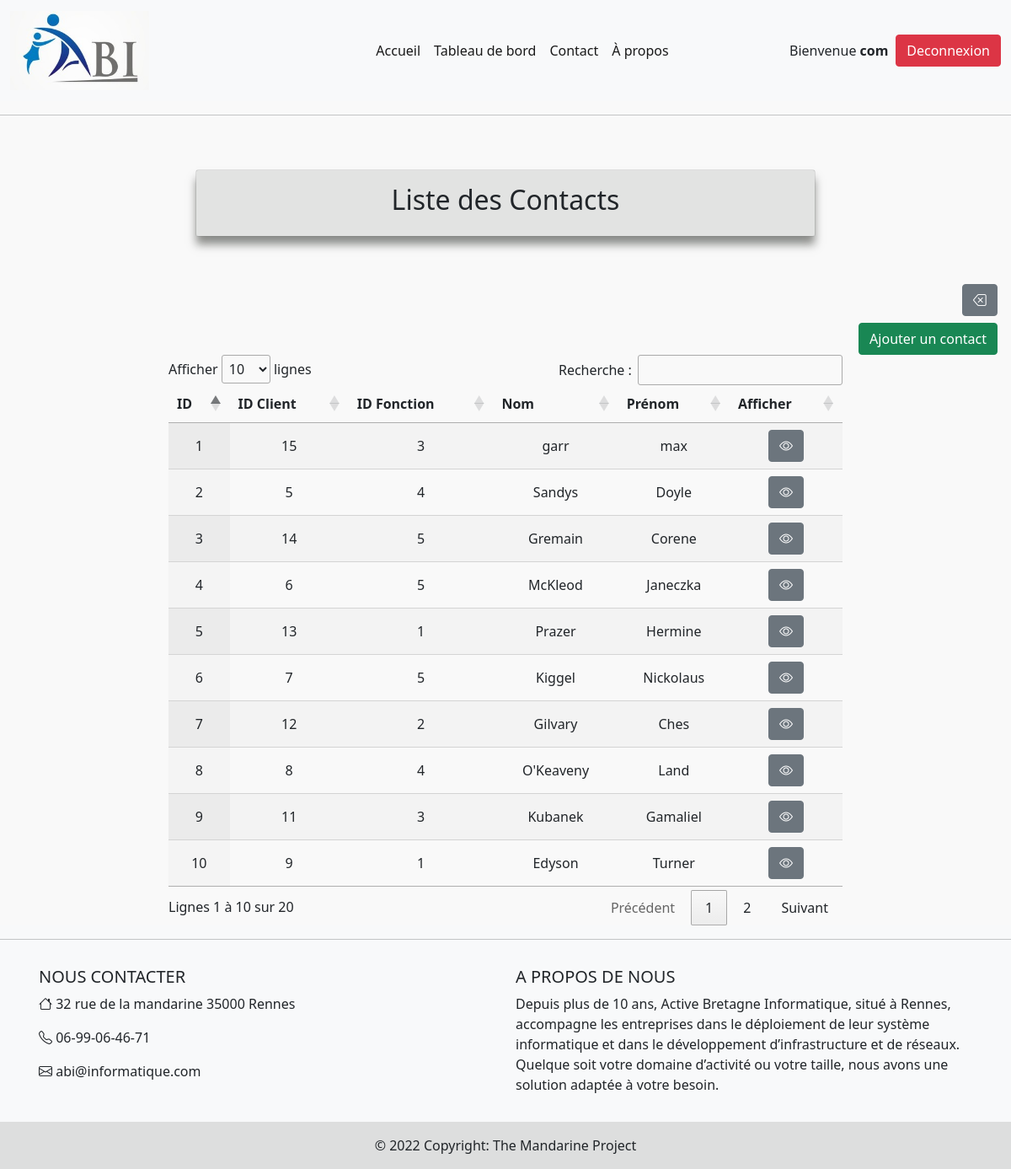
The app's page /contacts (signed in) with its own data.
### tables this page shows
CREATE TABLE IF NOT EXISTS `contacts` (
  `id_contact` int(11) NOT NULL AUTO_INCREMENT,
  `id_client` int(11) NOT NULL,
  `id_fonc` int(11) NOT NULL,
  `nom_contact` char(32) NOT NULL,
  `prenom_contact` char(32) NOT NULL,
  `tel_contact` char(15) NOT NULL,
  `email_contact` char(50) DEFAULT NULL,
  `photo` char(255) DEFAULT NULL,
  `duree` int(11) DEFAULT NULL,
  PRIMARY KEY (`id_contact`),
  KEY `FK_ASSOCIATION_5` (`id_fonc`),
  KEY `FK_TRAVAILLERPOUR` (`id_client`)
);

### src/controller/UserController.php (called while the page is built, shortened)
<?php
class UserController extends Controller
{
    public function contacts()
    {
        $contacts = (new Contacts())->getAllContacts();
        $this->renderView('user/gestion_commerciale/contacts', [
            'contacts' => $contacts
        ]);
    }
}

### public/index.php (called while the page is built, shortened)
<?php
$router = new Router();
$id = implode($_GET);
$router->register('/', '\App\controller\UserController::login');
$router->register('/logout', '\App\controller\UserController::logout');
$router->register('/contact', '\App\controller\MessageController::indexmsg');
$router->register('/a_propos', '\App\controller\UserController::aPropos');
$router->register('/dashboard1', '\App\controller\UserController::dashboard_com');
$router->register('/clients', '\App\controller\UserController::clients');
$router->register('/clientProfil='.$id, '\App\controller\UserController::clientProfil');
$router->register('/formClient', '\App\controller\UserController::formClient');
$router->register('/addClient', '\App\controller\UserController::addClient');
$router->register('/editClient', '\App\controller\UserController::editClient');
$router->register('/deleteClient', '\App\controller\UserController::deleteClient');
$router->register('/contacts', '\App\controller\UserController::contacts');
$router->register('/contactProfil='.$id, '\App\controller\UserController::contactProfil');
$router->register('/formContact', '\App\controller\UserController::formContact');
$router->register('/addContact', '\App\controller\UserController::addContact');
$router->register('/editContact', '\App\controller\UserController::editContact');
$router->register('/dashboard2', '\App\controller\UserController::dashboard_project');
$router->register('/dashboard3', '\App\controller\UserController::usersList');
$router->register('/profilUser='.$id, '\App\controller\UserController::profilUser');
$router->register('/formUser', '\App\controller\UserController::formUser');
$router->register('/addUser', '\App\controller\UserController::addUser');
$router->register('/editUser', '\App\controller\UserController::editUser');
$router->register('/deleteUser', '\App\controller\UserController::deleteUser');
$router->run();

### core/Dao.php (called while the page is built, shortened)
<?php
final class Dao
{
    public static $cnx;
    public static function connect()
    {
        $db_setting = parse_ini_file(__DIR__ . '/../config.ini');
        try {
            self::$cnx = new \PDO(
                "mysql:host={$db_setting['host']};dbname={$db_setting['dbname']};port={$db_setting['port']};charset=UTF8",
                $db_setting['username'],
                $db_setting['password']
            );
        } catch (\PDOException $e) {
            echo $e->getMessage();
            die;
        }
    }
    public static function getMany(string $className, array $args = []): mixed
    {
        $classNameLower = strtolower($className);
        $classNameLower = explode("\\", $classNameLower);
        $classNameLower = end($classNameLower);
        $sql = "SELECT * From {$classNameLower}";
        $stmt = self::$cnx->prepare($sql);
        $stmt->execute();
        $stmt->setFetchMode(\PDO::FETCH_CLASS, $className);
        $results = $stmt->fetchAll();
        return $results;
    }
}

### src/model/Contacts.php (called while the page is built, shortened)
<?php
class Contacts extends Model
{
    private int $id_contact;
    private int $id_client;
    private int $id_fonc;
    private string $nom_contact;
    private string $prenom_contact;
    public function getId_contact()
    {
        return $this->id_contact;
    }
    public function getId_client()
    {
        return $this->id_client;
    }
    public function getId_fonc()
    {
        return $this->id_fonc;
    }
    public function getNom_contact()
    {
        return $this->nom_contact;
    }
    public function getPrenom_contact()
    {
        return $this->prenom_contact;
    }
    public function getAllContacts()
    {
        $contacts = Dao::getMany(self::class);
        return $contacts;
    }
}

### src/view/user/gestion_commerciale/contacts.php (the view)
<div class="container my-5">
    <div class="row">
        <div class="col-sm-8 offset-sm-2">
            <div class="card">
                <div class="card-body text-center" style="background-color: rgba(112, 114, 110, 0.2); box-shadow: 0px 10px 10px rgba(112, 114, 110, 0.8);">
                    <h5 class="card-title" style="font-size: xx-large">Liste des Contacts</h5>
                </div>
            </div>
        </div>
    </div>
</div>
<div>
    <a href="dashboard1" class="btn btn-secondary mx-3 my-2" style="float: right;"><i class="bi bi-backspace"></i></a>
</div>
<div>
    <a href="formContact" class="btn btn-success mx-3" style="float:right;">Ajouter un contact</a>
</div>
<div class="col-md-8 offset-md-2 mb-4 mb-md-0">
    <table id="test" class="display text-center">
        <thead>
            <tr>
                <th>ID</th>
                <th>ID Client</th>
                <th>ID Fonction</th>
                <th>Nom</th>
                <th>Prénom</th>
                <th>Afficher</th>
            </tr>
        </thead>
        <tbody>
            <?php foreach ($contacts as $contact) : ?>
                <tr>
                    <td><?= htmlspecialchars($contact->getId_contact()) ?></td>
                    <td><?= htmlspecialchars($contact->getId_client()) ?></td>
                    <td><?= htmlspecialchars($contact->getId_fonc()) ?></td>
                    <td><?= htmlspecialchars($contact->getNom_contact()) ?></td>
                    <td><?= htmlspecialchars($contact->getPrenom_contact()) ?></td>
                    <td>
                        <form action="<?= "contactProfil=" . htmlspecialchars($contact->getId_contact()) ?>" method="get">
                            <button type="submit" class="button btn btn-secondary"><i class="bi bi-eye"></i></a>
                        </form>
                    </td>
                </tr>
            <?php endforeach; ?>
        </tbody>
    </table>
</div>

### core/Router.php (shortened to what this page needs)
<?php
class Router
{
    private array $actions = [];
    public function register(string $path, string $callback)
    {
        $this->actions[] = [
            'path' => $path, 'callback' => $callback
        ];
    }
    public function run()
    {
        $request = $_SERVER['REQUEST_URI'];
        $request_without_base_uri = str_replace(BASE_URI, "", $request);
        foreach ($this->actions as $action) {
            if ($request_without_base_uri == $action['path']) {
                $this->runWithExactMatch($action['callback']);
                return;
            }
        }
    }
    private function runWithExactMatch(string $callback)
    {
        [$controller, $method] = explode("::", $callback);
        $controller_instance = new $controller();
        $controller_instance->$method();
    }
}

### public/assets/css/style.css (style rules this page uses)
body { background-color: #F9F9F9; min-height:100vh; display:flex; flex-direction:column; }
a { text-decoration: none; color: black; }

### records on screen
contacts: id_contact "1", id_client "15", id_fonc "3", nom_contact "garr", prenom_contact "max"
contacts: id_contact "2", id_client "5", id_fonc "4", nom_contact "Sandys", prenom_contact "Doyle"
contacts: id_contact "3", id_client "14", id_fonc "5", nom_contact "Gremain", prenom_contact "Corene"
contacts: id_contact "4", id_client "6", id_fonc "5", nom_contact "McKleod", prenom_contact "Janeczka"
contacts: id_contact "5", id_client "13", id_fonc "1", nom_contact "Prazer", prenom_contact "Hermine"
contacts: id_contact "6", id_client "7", id_fonc "5", nom_contact "Kiggel", prenom_contact "Nickolaus"
contacts: id_contact "7", id_client "12", id_fonc "2", nom_contact "Gilvary", prenom_contact "Ches"
contacts: id_contact "8", id_client "8", id_fonc "4", nom_contact "O'Keaveny", prenom_contact "Land"
contacts: id_contact "9", id_client "11", id_fonc "3", nom_contact "Kubanek", prenom_contact "Gamaliel"
contacts: id_contact "10", id_client "9", id_fonc "1", nom_contact "Edyson", prenom_contact "Turner"
